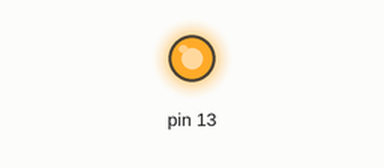
This sketch was run on a simulated Arduino Uno, built with avr-gcc and run on an emulated ATmega328P. Parts: output pins drawn as LEDs (lit = HIGH).

Above: at 0.8 s.
At 4.1 s:
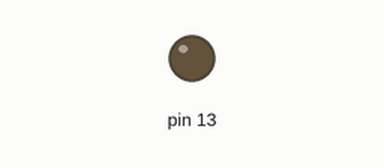
Timing chart, 0 to 7.4 s (numbered marks = the images above):
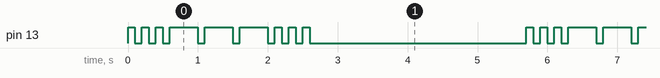

The sketch:

myMorse.ino
```cpp
#include "Morse.h"

Morse morse(100, 13);

void setup() {

}

void loop() {
 morse.dot(3);
 morse.dash(3);
 morse.dot(3);
 delay(3000);
}
```

Morse.cpp
```cpp
#include "Arduino.h"
#include "Morse.h"

Morse::Morse(int interval, int pin) {
  pinMode(pin, OUTPUT);
  _pin = pin;
  _interval = interval;
}

void Morse::dot(int n) {
  for( int i = 0; i < n; i++) {
    digitalWrite(_pin, HIGH);
    delay(_interval);
    digitalWrite(_pin, LOW);
    delay(_interval);
  }
}

void Morse::dash(int n) {
  for( int i = 0; i < n; i++) {
    digitalWrite(_pin, HIGH);
    delay(4*_interval);
    digitalWrite(_pin, LOW);
    delay(_interval);
  }
}
```

Morse.h
```cpp
#ifndef Morse_h
#define Morse_h

#include "Arduino.h"

class Morse {
 public:
  Morse(int interval, int pin);
  void dot(int n);
  void dash(int n);

 private:
  int _pin;
  int _interval;
};

#endif
```

Measured:
- by itself, pin 13: repeats every 5.7 s: 2 × (LOW 0.10 s, HIGH 0.10 s), 3 × (LOW 0.10 s, HIGH 0.40 s), 3 × (LOW 0.10 s, HIGH 0.10 s), LOW 3.1 s, HIGH 0.10 s
- by itself, everything shown: repeats every 5.7 s, in 18 steps
